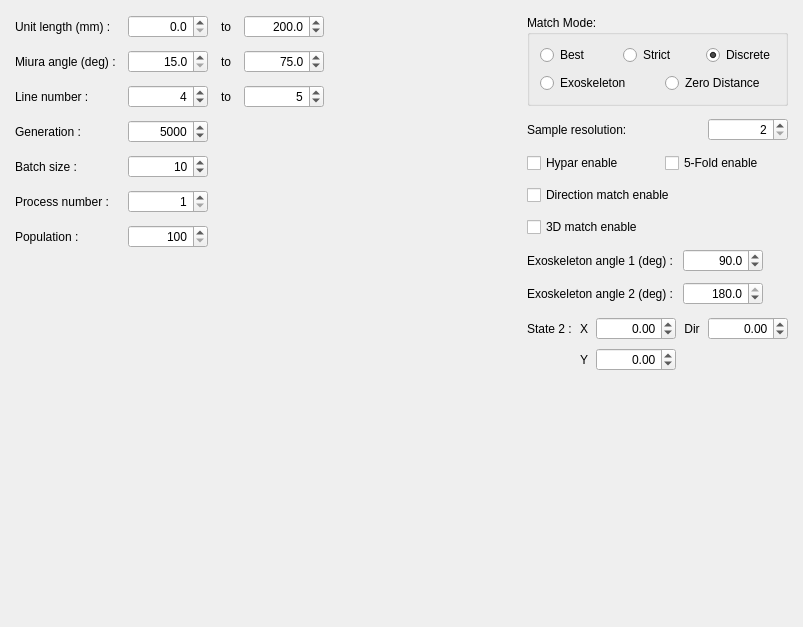
     <widget class="QWidget" name="cdf_setting">
      <property name="geometry">
       <rect>
        <x>0</x>
        <y>0</y>
        <width>803</width>
        <height>627</height>
       </rect>
      </property>
      <attribute name="label">
       <string>Computational Design Setting</string>
      </attribute>
      <layout class="QHBoxLayout" name="cdf_main_layout">
       <property name="spacing">
        <number>20</number>
       </property>
       <property name="leftMargin">
        <number>15</number>
       </property>
       <property name="topMargin">
        <number>15</number>
       </property>
       <property name="rightMargin">
        <number>15</number>
       </property>
       <property name="bottomMargin">
        <number>15</number>
       </property>
       <item>
        <layout class="QFormLayout" name="cdf_left_form">
         <property name="horizontalSpacing">
          <number>12</number>
         </property>
         <property name="verticalSpacing">
          <number>12</number>
         </property>
         <item row="0" column="0">
          <widget class="QLabel" name="label_cursor_mode_2">
           <property name="sizePolicy">
            <sizepolicy hsizetype="Fixed" vsizetype="Preferred">
             <horstretch>0</horstretch>
             <verstretch>0</verstretch>
            </sizepolicy>
           </property>
           <property name="text">
            <string>Unit length (mm) :</string>
           </property>
          </widget>
         </item>
         <item row="0" column="1">
          <layout class="QHBoxLayout" name="unit_length_layout">
           <property name="spacing">
            <number>8</number>
           </property>
           <item>
            <widget class="QDoubleSpinBox" name="doubleSpinBox_unit_length_min">
             <property name="sizePolicy">
              <sizepolicy hsizetype="Fixed" vsizetype="Fixed">
               <horstretch>0</horstretch>
               <verstretch>0</verstretch>
              </sizepolicy>
             </property>
             <property name="minimumSize">
              <size>
               <width>80</width>
               <height>0</height>
              </size>
             </property>
             <property name="maximumSize">
              <size>
               <width>80</width>
               <height>16777215</height>
              </size>
             </property>
             <property name="alignment">
              <set>Qt::AlignRight|Qt::AlignTrailing|Qt::AlignVCenter</set>
             </property>
             <property name="decimals">
              <number>1</number>
             </property>
             <property name="maximum">
              <double>190.000000000000000</double>
             </property>
            </widget>
           </item>
           <item>
            <widget class="QLabel" name="label_cursor_mode_3">
             <property name="sizePolicy">
              <sizepolicy hsizetype="Fixed" vsizetype="Preferred">
               <horstretch>0</horstretch>
               <verstretch>0</verstretch>
              </sizepolicy>
             </property>
             <property name="minimumSize">
              <size>
               <width>20</width>
               <height>0</height>
              </size>
             </property>
             <property name="maximumSize">
              <size>
               <width>20</width>
               <height>16777215</height>
              </size>
             </property>
             <property name="text">
              <string>to</string>
             </property>
             <property name="alignment">
              <set>Qt::AlignCenter</set>
             </property>
            </widget>
           </item>
           <item>
            <widget class="QDoubleSpinBox" name="doubleSpinBox_unit_length_max">
             <property name="sizePolicy">
              <sizepolicy hsizetype="Fixed" vsizetype="Fixed">
               <horstretch>0</horstretch>
               <verstretch>0</verstretch>
              </sizepolicy>
             </property>
             <property name="minimumSize">
              <size>
               <width>80</width>
               <height>0</height>
              </size>
             </property>
             <property name="maximumSize">
              <size>
               <width>80</width>
               <height>16777215</height>
              </size>
             </property>
             <property name="alignment">
              <set>Qt::AlignRight|Qt::AlignTrailing|Qt::AlignVCenter</set>
             </property>
             <property name="decimals">
              <number>1</number>
             </property>
             <property name="minimum">
              <double>10.000000000000000</double>
             </property>
             <property name="maximum">
              <double>400.000000000000000</double>
             </property>
             <property name="singleStep">
              <double>1.000000000000000</double>
             </property>
             <property name="value">
              <double>200.000000000000000</double>
             </property>
            </widget>
           </item>
          </layout>
         </item>
         <item row="1" column="0">
          <widget class="QLabel" name="label_cursor_mode_4">
           <property name="sizePolicy">
            <sizepolicy hsizetype="Fixed" vsizetype="Preferred">
             <horstretch>0</horstretch>
             <verstretch>0</verstretch>
            </sizepolicy>
           </property>
           <property name="text">
            <string>Miura angle (deg) :</string>
           </property>
          </widget>
         </item>
         <item row="1" column="1">
          <layout class="QHBoxLayout" name="miura_angle_layout">
           <property name="spacing">
            <number>8</number>
           </property>
           <item>
            <widget class="QDoubleSpinBox" name="doubleSpinBox_miura_angle_min">
             <property name="sizePolicy">
              <sizepolicy hsizetype="Fixed" vsizetype="Fixed">
               <horstretch>0</horstretch>
               <verstretch>0</verstretch>
              </sizepolicy>
             </property>
             <property name="minimumSize">
              <size>
               <width>80</width>
               <height>0</height>
              </size>
             </property>
             <property name="maximumSize">
              <size>
               <width>80</width>
               <height>16777215</height>
              </size>
             </property>
             <property name="alignment">
              <set>Qt::AlignRight|Qt::AlignTrailing|Qt::AlignVCenter</set>
             </property>
             <property name="decimals">
              <number>1</number>
             </property>
             <property name="minimum">
              <double>15.000000000000000</double>
             </property>
             <property name="maximum">
              <double>75.000000000000000</double>
             </property>
            </widget>
           </item>
           <item>
            <widget class="QLabel" name="label_cursor_mode_5">
             <property name="sizePolicy">
              <sizepolicy hsizetype="Fixed" vsizetype="Preferred">
               <horstretch>0</horstretch>
               <verstretch>0</verstretch>
              </sizepolicy>
             </property>
             <property name="minimumSize">
              <size>
               <width>20</width>
               <height>0</height>
              </size>
             </property>
             <property name="maximumSize">
              <size>
               <width>20</width>
               <height>16777215</height>
              </size>
             </property>
             <property name="text">
              <string>to</string>
             </property>
             <property name="alignment">
              <set>Qt::AlignCenter</set>
             </property>
            </widget>
           </item>
           <item>
            <widget class="QDoubleSpinBox" name="doubleSpinBox_miura_angle_max">
             <property name="sizePolicy">
              <sizepolicy hsizetype="Fixed" vsizetype="Fixed">
               <horstretch>0</horstretch>
               <verstretch>0</verstretch>
              </sizepolicy>
             </property>
             <property name="minimumSize">
              <size>
               <width>80</width>
               <height>0</height>
              </size>
             </property>
             <property name="maximumSize">
              <size>
               <width>80</width>
               <height>16777215</height>
              </size>
             </property>
             <property name="alignment">
              <set>Qt::AlignRight|Qt::AlignTrailing|Qt::AlignVCenter</set>
             </property>
             <property name="decimals">
              <number>1</number>
             </property>
             <property name="minimum">
              <double>10.000000000000000</double>
             </property>
             <property name="maximum">
              <double>90.000000000000000</double>
             </property>
             <property name="singleStep">
              <double>1.000000000000000</double>
             </property>
             <property name="value">
              <double>75.000000000000000</double>
             </property>
            </widget>
           </item>
          </layout>
         </item>
         <item row="2" column="0">
          <widget class="QLabel" name="label_cursor_mode_6">
           <property name="sizePolicy">
            <sizepolicy hsizetype="Fixed" vsizetype="Preferred">
             <horstretch>0</horstretch>
             <verstretch>0</verstretch>
            </sizepolicy>
           </property>
           <property name="text">
            <string>Line number :</string>
           </property>
          </widget>
         </item>
         <item row="2" column="1">
          <layout class="QHBoxLayout" name="row_number_layout">
           <property name="spacing">
            <number>8</number>
           </property>
           <property name="sizeConstraint">
            <enum>QLayout::SetDefaultConstraint</enum>
           </property>
           <item>
            <widget class="QSpinBox" name="spinBox_row_number_min">
             <property name="sizePolicy">
              <sizepolicy hsizetype="Fixed" vsizetype="Fixed">
               <horstretch>0</horstretch>
               <verstretch>0</verstretch>
              </sizepolicy>
             </property>
             <property name="minimumSize">
              <size>
               <width>80</width>
               <height>0</height>
              </size>
             </property>
             <property name="maximumSize">
              <size>
               <width>80</width>
               <height>16777215</height>
              </size>
             </property>
             <property name="alignment">
              <set>Qt::AlignRight|Qt::AlignTrailing|Qt::AlignVCenter</set>
             </property>
             <property name="minimum">
              <number>1</number>
             </property>
             <property name="value">
              <number>4</number>
             </property>
            </widget>
           </item>
           <item>
            <widget class="QLabel" name="label_cursor_mode_7">
             <property name="sizePolicy">
              <sizepolicy hsizetype="Fixed" vsizetype="Preferred">
               <horstretch>0</horstretch>
               <verstretch>0</verstretch>
              </sizepolicy>
             </property>
             <property name="minimumSize">
              <size>
               <width>20</width>
               <height>0</height>
              </size>
             </property>
             <property name="maximumSize">
              <size>
               <width>20</width>
               <height>16777215</height>
              </size>
             </property>
             <property name="text">
              <string>to</string>
             </property>
             <property name="alignment">
              <set>Qt::AlignCenter</set>
             </property>
            </widget>
           </item>
           <item>
            <widget class="QSpinBox" name="spinBox_row_number_max">
             <property name="sizePolicy">
              <sizepolicy hsizetype="Fixed" vsizetype="Fixed">
               <horstretch>0</horstretch>
               <verstretch>0</verstretch>
              </sizepolicy>
             </property>
             <property name="minimumSize">
              <size>
               <width>80</width>
               <height>0</height>
              </size>
             </property>
             <property name="maximumSize">
              <size>
               <width>80</width>
               <height>16777215</height>
              </size>
             </property>
             <property name="alignment">
              <set>Qt::AlignRight|Qt::AlignTrailing|Qt::AlignVCenter</set>
             </property>
             <property name="minimum">
              <number>2</number>
             </property>
             <property name="value">
              <number>5</number>
             </property>
            </widget>
           </item>
          </layout>
         </item>
         <item row="3" column="0">
          <widget class="QLabel" name="label_cursor_mode_8">
           <property name="text">
            <string>Generation :</string>
           </property>
          </widget>
         </item>
         <item row="3" column="1">
          <widget class="QSpinBox" name="spinBox_generation">
           <property name="sizePolicy">
            <sizepolicy hsizetype="Fixed" vsizetype="Fixed">
             <horstretch>0</horstretch>
             <verstretch>0</verstretch>
            </sizepolicy>
           </property>
           <property name="minimumSize">
            <size>
             <width>80</width>
             <height>0</height>
            </size>
           </property>
           <property name="maximumSize">
            <size>
             <width>80</width>
             <height>16777215</height>
            </size>
           </property>
           <property name="alignment">
            <set>Qt::AlignRight|Qt::AlignTrailing|Qt::AlignVCenter</set>
           </property>
           <property name="minimum">
            <number>100</number>
           </property>
           <property name="maximum">
            <number>1000000</number>
           </property>
           <property name="singleStep">
            <number>100</number>
           </property>
           <property name="value">
            <number>5000</number>
           </property>
          </widget>
         </item>
         <item row="4" column="0">
          <widget class="QLabel" name="label_cursor_mode_9">
           <property name="text">
            <string>Batch size :</string>
           </property>
          </widget>
         </item>
         <item row="4" column="1">
          <widget class="QSpinBox" name="spinBox_batch_size">
           <property name="sizePolicy">
            <sizepolicy hsizetype="Fixed" vsizetype="Fixed">
             <horstretch>0</horstretch>
             <verstretch>0</verstretch>
            </sizepolicy>
           </property>
           <property name="minimumSize">
            <size>
             <width>80</width>
             <height>0</height>
            </size>
           </property>
           <property name="maximumSize">
            <size>
             <width>80</width>
             <height>16777215</height>
            </size>
           </property>
           <property name="alignment">
            <set>Qt::AlignRight|Qt::AlignTrailing|Qt::AlignVCenter</set>
           </property>
           <property name="minimum">
            <number>1</number>
           </property>
           <property name="maximum">
            <number>1000</number>
           </property>
           <property name="singleStep">
            <number>1</number>
           </property>
           <property name="value">
            <number>10</number>
           </property>
          </widget>
         </item>
         <item row="5" column="0">
          <widget class="QLabel" name="label_cursor_mode_10">
           <property name="text">
            <string>Process number :</string>
           </property>
          </widget>
         </item>
         <item row="5" column="1">
          <widget class="QSpinBox" name="spinBox_process_number">
           <property name="sizePolicy">
            <sizepolicy hsizetype="Fixed" vsizetype="Fixed">
             <horstretch>0</horstretch>
             <verstretch>0</verstretch>
            </sizepolicy>
           </property>
           <property name="minimumSize">
            <size>
             <width>80</width>
             <height>0</height>
            </size>
           </property>
           <property name="alignment">
            <set>Qt::AlignRight|Qt::AlignTrailing|Qt::AlignVCenter</set>
           </property>
           <property name="minimum">
            <number>1</number>
           </property>
           <property name="maximum">
            <number>20</number>
           </property>
           <property name="singleStep">
            <number>1</number>
           </property>
           <property name="value">
            <number>1</number>
           </property>
          </widget>
         </item>
         <item row="6" column="0">
          <widget class="QLabel" name="label_cursor_mode_11">
           <property name="text">
            <string>Population :</string>
           </property>
          </widget>
         </item>
         <item row="6" column="1">
          <widget class="QSpinBox" name="spinBox_storage">
           <property name="sizePolicy">
            <sizepolicy hsizetype="Fixed" vsizetype="Fixed">
             <horstretch>0</horstretch>
             <verstretch>0</verstretch>
            </sizepolicy>
           </property>
           <property name="minimumSize">
            <size>
             <width>80</width>
             <height>0</height>
            </size>
           </property>
           <property name="maximumSize">
            <size>
             <width>80</width>
             <height>16777215</height>
            </size>
           </property>
           <property name="alignment">
            <set>Qt::AlignRight|Qt::AlignTrailing|Qt::AlignVCenter</set>
           </property>
           <property name="minimum">
            <number>100</number>
           </property>
           <property name="maximum">
            <number>40000</number>
           </property>
           <property name="singleStep">
            <number>1</number>
           </property>
           <property name="value">
            <number>100</number>
           </property>
          </widget>
         </item>
        </layout>
       </item>
       <item>
        <spacer name="horizontalSpacer_3">
         <property name="orientation">
          <enum>Qt::Horizontal</enum>
         </property>
         <property name="sizeHint" stdset="0">
          <size>
           <width>40</width>
           <height>20</height>
          </size>
         </property>
        </spacer>
       </item>
       <item>
        <layout class="QVBoxLayout" name="cdf_right_layout">
         <property name="spacing">
          <number>12</number>
         </property>
         <item>
          <widget class="QGroupBox" name="groupBox_match_mode">
           <property name="title">
            <string>Match Mode:</string>
           </property>
           <layout class="QVBoxLayout" name="match_mode_layout">
            <property name="spacing">
             <number>8</number>
            </property>
            <property name="leftMargin">
             <number>10</number>
            </property>
            <property name="topMargin">
             <number>10</number>
            </property>
            <property name="rightMargin">
             <number>10</number>
            </property>
            <property name="bottomMargin">
             <number>10</number>
            </property>
            <item>
             <layout class="QHBoxLayout" name="match_mode_row1">
              <property name="spacing">
               <number>15</number>
              </property>
              <item>
               <widget class="QRadioButton" name="radioButton_bestmatch">
                <property name="text">
                 <string>Best</string>
                </property>
               </widget>
              </item>
              <item>
               <widget class="QRadioButton" name="radioButton_strict_match">
                <property name="text">
                 <string>Strict</string>
                </property>
               </widget>
              </item>
              <item>
               <widget class="QRadioButton" name="radioButton_discretematch">
                <property name="text">
                 <string>Discrete</string>
                </property>
                <property name="checked">
                 <bool>true</bool>
                </property>
               </widget>
              </item>
             </layout>
            </item>
            <item>
             <layout class="QHBoxLayout" name="match_mode_row2">
              <property name="spacing">
               <number>15</number>
              </property>
              <item>
               <widget class="QRadioButton" name="radioButton_exomatch">
                <property name="text">
                 <string>Exoskeleton</string>
                </property>
                <property name="checked">
                 <bool>false</bool>
                </property>
               </widget>
              </item>
              <item>
               <widget class="QRadioButton" name="radioButton_zeromatch">
                <property name="text">
                 <string>Zero Distance</string>
                </property>
                <property name="checked">
                 <bool>false</bool>
                </property>
               </widget>
              </item>
             </layout>
            </item>
           </layout>
          </widget>
         </item>
         <item>
          <layout class="QHBoxLayout" name="discrete_layout">
           <property name="spacing">
            <number>10</number>
           </property>
           <item>
            <widget class="QLabel" name="label_discrete_resolution">
             <property name="text">
              <string>Sample resolution:</string>
             </property>
            </widget>
           </item>
           <item>
            <widget class="QSpinBox" name="spinBox_discrete_resolution">
             <property name="sizePolicy">
              <sizepolicy hsizetype="Fixed" vsizetype="Fixed">
               <horstretch>0</horstretch>
               <verstretch>0</verstretch>
              </sizepolicy>
             </property>
             <property name="minimumSize">
              <size>
               <width>80</width>
               <height>0</height>
              </size>
             </property>
             <property name="maximumSize">
              <size>
               <width>80</width>
               <height>16777215</height>
              </size>
             </property>
             <property name="alignment">
              <set>Qt::AlignRight|Qt::AlignTrailing|Qt::AlignVCenter</set>
             </property>
             <property name="minimum">
              <number>2</number>
             </property>
             <property name="maximum">
              <number>180</number>
             </property>
             <property name="singleStep">
              <number>1</number>
             </property>
             <property name="value">
              <number>2</number>
             </property>
            </widget>
           </item>
          </layout>
         </item>
         <item>
          <layout class="QHBoxLayout" name="cdf_check_layout1">
           <property name="spacing">
            <number>15</number>
           </property>
           <item>
            <widget class="QCheckBox" name="checkBox_hypar_enable">
             <property name="text">
              <string>Hypar enable</string>
             </property>
            </widget>
           </item>
           <item>
            <widget class="QCheckBox" name="checkBox_5fold_enable">
             <property name="text">
              <string>5-Fold enable</string>
             </property>
            </widget>
           </item>
          </layout>
         </item>
         <item>
          <widget class="QCheckBox" name="checkBox_direction_enable_2">
           <property name="text">
            <string>Direction match enable</string>
           </property>
          </widget>
         </item>
         <item>
          <widget class="QCheckBox" name="checkBox_3D_Match_enable">
           <property name="text">
            <string>3D match enable</string>
           </property>
          </widget>
         </item>
         <item>
          <layout class="QFormLayout" name="exo_angle_layout">
           <property name="horizontalSpacing">
            <number>10</number>
           </property>
           <property name="verticalSpacing">
            <number>10</number>
           </property>
           <item row="0" column="0">
            <widget class="QLabel" name="label_discrete_resolution_2">
             <property name="text">
              <string>Exoskeleton angle 1 (deg) :</string>
             </property>
            </widget>
           </item>
           <item row="0" column="1">
            <widget class="QDoubleSpinBox" name="doubleSpinBox_exo_angle_1">
             <property name="sizePolicy">
              <sizepolicy hsizetype="Fixed" vsizetype="Fixed">
               <horstretch>0</horstretch>
               <verstretch>0</verstretch>
              </sizepolicy>
             </property>
             <property name="minimumSize">
              <size>
               <width>80</width>
               <height>0</height>
              </size>
             </property>
             <property name="maximumSize">
              <size>
               <width>80</width>
               <height>16777215</height>
              </size>
             </property>
             <property name="alignment">
              <set>Qt::AlignRight|Qt::AlignTrailing|Qt::AlignVCenter</set>
             </property>
             <property name="decimals">
              <number>1</number>
             </property>
             <property name="minimum">
              <double>15.000000000000000</double>
             </property>
             <property name="maximum">
              <double>165.000000000000000</double>
             </property>
             <property name="value">
              <double>90.000000000000000</double>
             </property>
            </widget>
           </item>
           <item row="1" column="0">
            <widget class="QLabel" name="label_discrete_resolution_3">
             <property name="text">
              <string>Exoskeleton angle 2 (deg) :</string>
             </property>
            </widget>
           </item>
           <item row="1" column="1">
            <widget class="QDoubleSpinBox" name="doubleSpinBox_exo_angle_2">
             <property name="sizePolicy">
              <sizepolicy hsizetype="Fixed" vsizetype="Fixed">
               <horstretch>0</horstretch>
               <verstretch>0</verstretch>
              </sizepolicy>
             </property>
             <property name="minimumSize">
              <size>
               <width>80</width>
               <height>0</height>
              </size>
             </property>
             <property name="maximumSize">
              <size>
               <width>80</width>
               <height>16777215</height>
              </size>
             </property>
             <property name="alignment">
              <set>Qt::AlignRight|Qt::AlignTrailing|Qt::AlignVCenter</set>
             </property>
             <property name="decimals">
              <number>1</number>
             </property>
             <property name="minimum">
              <double>15.000000000000000</double>
             </property>
             <property name="maximum">
              <double>180.000000000000000</double>
             </property>
             <property name="value">
              <double>180.000000000000000</double>
             </property>
            </widget>
           </item>
          </layout>
         </item>
         <item>
          <layout class="QGridLayout" name="state2_layout">
           <property name="spacing">
            <number>8</number>
           </property>
           <item row="0" column="0">
            <widget class="QLabel" name="label_discrete_resolution_4">
             <property name="text">
              <string>State 2 :</string>
             </property>
            </widget>
           </item>
           <item row="0" column="1">
            <widget class="QLabel" name="label_discrete_resolution_5">
             <property name="sizePolicy">
              <sizepolicy hsizetype="Fixed" vsizetype="Preferred">
               <horstretch>0</horstretch>
               <verstretch>0</verstretch>
              </sizepolicy>
             </property>
             <property name="text">
              <string>X</string>
             </property>
             <property name="alignment">
              <set>Qt::AlignCenter</set>
             </property>
            </widget>
           </item>
           <item row="0" column="2">
            <widget class="QDoubleSpinBox" name="doubleSpinBox_state2_X">
             <property name="sizePolicy">
              <sizepolicy hsizetype="Fixed" vsizetype="Fixed">
               <horstretch>0</horstretch>
               <verstretch>0</verstretch>
              </sizepolicy>
             </property>
             <property name="minimumSize">
              <size>
               <width>80</width>
               <height>0</height>
              </size>
             </property>
             <property name="maximumSize">
              <size>
               <width>80</width>
               <height>16777215</height>
              </size>
             </property>
             <property name="alignment">
              <set>Qt::AlignRight|Qt::AlignTrailing|Qt::AlignVCenter</set>
             </property>
             <property name="decimals">
              <number>2</number>
             </property>
             <property name="minimum">
              <double>-10000.000000000000000</double>
             </property>
             <property name="maximum">
              <double>10000.000000000000000</double>
             </property>
             <property name="singleStep">
              <double>0.100000000000000</double>
             </property>
            </widget>
           </item>
           <item row="0" column="3">
            <widget class="QLabel" name="label_discrete_resolution_7">
             <property name="text">
              <string>Dir</string>
             </property>
             <property name="alignment">
              <set>Qt::AlignCenter</set>
             </property>
            </widget>
           </item>
           <item row="0" column="4">
            <widget class="QDoubleSpinBox" name="doubleSpinBox_state2_dir">
             <property name="sizePolicy">
              <sizepolicy hsizetype="Fixed" vsizetype="Fixed">
               <horstretch>0</horstretch>
               <verstretch>0</verstretch>
              </sizepolicy>
             </property>
             <property name="minimumSize">
              <size>
               <width>80</width>
               <height>0</height>
              </size>
             </property>
             <property name="maximumSize">
              <size>
               <width>80</width>
               <height>16777215</height>
              </size>
             </property>
             <property name="alignment">
              <set>Qt::AlignRight|Qt::AlignTrailing|Qt::AlignVCenter</set>
             </property>
             <property name="decimals">
              <number>2</number>
             </property>
             <property name="minimum">
              <double>-180.000000000000000</double>
             </property>
             <property name="maximum">
              <double>180.000000000000000</double>
             </property>
             <property name="singleStep">
              <double>0.100000000000000</double>
             </property>
            </widget>
           </item>
           <item row="1" column="1">
            <widget class="QLabel" name="label_discrete_resolution_6">
             <property name="sizePolicy">
              <sizepolicy hsizetype="Fixed" vsizetype="Preferred">
               <horstretch>0</horstretch>
               <verstretch>0</verstretch>
              </sizepolicy>
             </property>
             <property name="text">
              <string>Y</string>
             </property>
             <property name="textFormat">
              <enum>Qt::AutoText</enum>
             </property>
             <property name="alignment">
              <set>Qt::AlignCenter</set>
             </property>
            </widget>
           </item>
           <item row="1" column="2">
            <widget class="QDoubleSpinBox" name="doubleSpinBox_state2_Y">
             <property name="sizePolicy">
              <sizepolicy hsizetype="Fixed" vsizetype="Fixed">
               <horstretch>0</horstretch>
               <verstretch>0</verstretch>
              </sizepolicy>
             </property>
             <property name="minimumSize">
              <size>
               <width>80</width>
               <height>0</height>
              </size>
             </property>
             <property name="maximumSize">
              <size>
               <width>80</width>
               <height>16777215</height>
              </size>
             </property>
             <property name="alignment">
              <set>Qt::AlignRight|Qt::AlignTrailing|Qt::AlignVCenter</set>
             </property>
             <property name="decimals">
              <number>2</number>
             </property>
             <property name="minimum">
              <double>-10000.000000000000000</double>
             </property>
             <property name="maximum">
              <double>10000.000000000000000</double>
             </property>
             <property name="singleStep">
              <double>0.100000000000000</double>
             </property>
            </widget>
           </item>
          </layout>
         </item>
         <item>
          <spacer name="cdf_spacer">
           <property name="orientation">
            <enum>Qt::Vertical</enum>
           </property>
           <property name="sizeHint" stdset="0">
            <size>
             <width>20</width>
             <height>20</height>
            </size>
           </property>
          </spacer>
         </item>
        </layout>
       </item>
      </layout>
     </widget>
